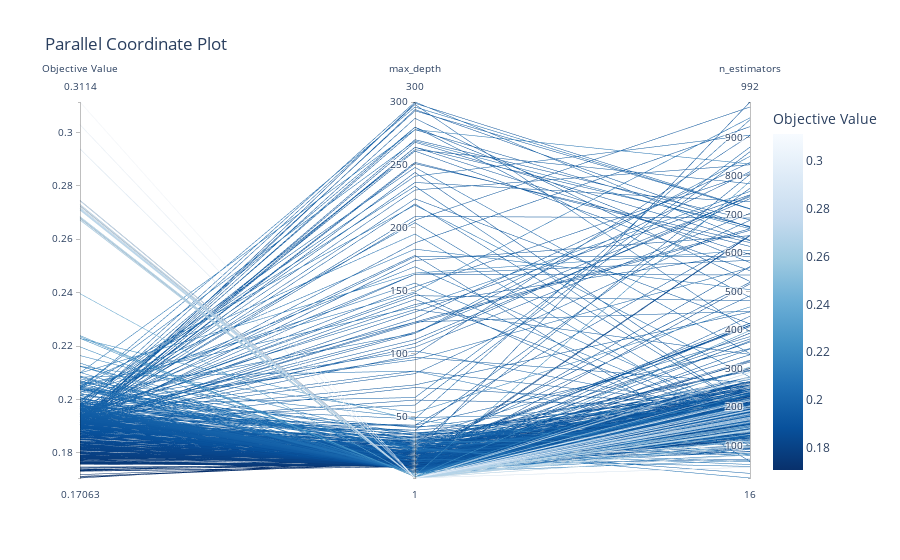

The code cell stored with this chart in its notebook:
### Code cell
optuna.visualization.plot_parallel_coordinate(study, params=['n_estimators','max_depth'])

### Figure 1 — Plotly figure (JSON) as saved in the notebook; plotly's stock layout.template omitted (floating-point values rounded to 4 significant figures; data arrays with more than 128 entries replaced by an {"elided": "..."} marker saying what was removed)
{"data": [{"dimensions": [{"label": "Objective Value", "range": [0.1706, 0.3114], "values": {"elided": "483 float values"}}, {"label": "max_depth", "range": [1, 300], "values": {"elided": "483 int values"}}, {"label": "n_estimators", "range": [16, 992], "values": {"elided": "483 int values"}}], "line": {"color": {"elided": "483 float values"}, "colorbar": {"title": {"text": "Objective Value"}}, "colorscale": [[0, "rgb(247,251,255)"], [0.125, "rgb(222,235,247)"], [0.25, "rgb(198,219,239)"], [0.375, "rgb(158,202,225)"], [0.5, "rgb(107,174,214)"], [0.625, "rgb(66,146,198)"], [0.75, "rgb(33,113,181)"], [0.875, "rgb(8,81,156)"], [1, "rgb(8,48,107)"]], "reversescale": true, "showscale": true}, "type": "parcoords"}], "layout": {"title": {"text": "Parallel Coordinate Plot"}}}
